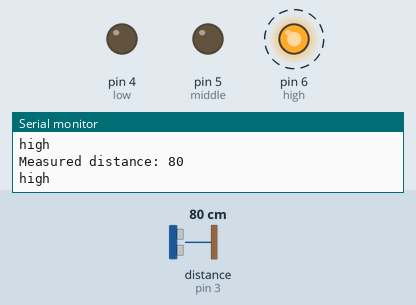
This sketch was run on a simulated Arduino Uno, built with avr-gcc and run on an emulated ATmega328P. Parts: output pins drawn as LEDs (lit = HIGH), the last lines printed to the serial monitor. Dashed ring = blinking. The test bench sets the inputs (shaded band); at power-on: distance to the obstacle (sensor on pin 3) 80 cm.

Above: at 1.28 s.
1.3 s: distance to the obstacle (sensor on pin 3) set to 73 cm
4.3 s: distance to the obstacle (sensor on pin 3) set to 66 cm
At 4.57 s:
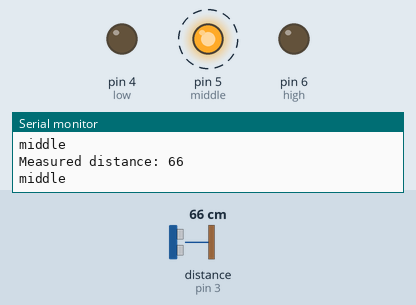
7.3 s: distance to the obstacle (sensor on pin 3) set to 58 cm
10.3 s: distance to the obstacle (sensor on pin 3) set to 53 cm
At 10.5 s:
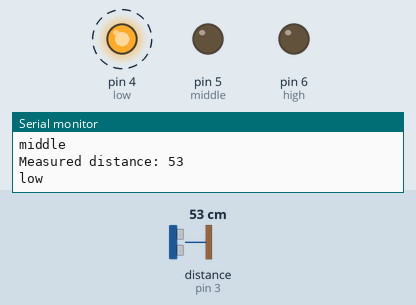
13.3 s: distance to the obstacle (sensor on pin 3) set to 39 cm
At 13.56 s:
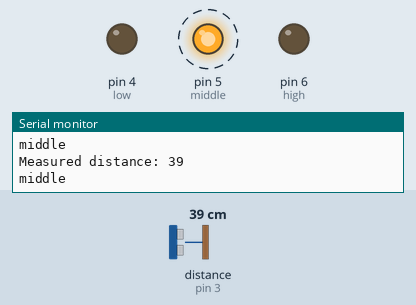
16.3 s: distance to the obstacle (sensor on pin 3) set to 18 cm
At 16.61 s:
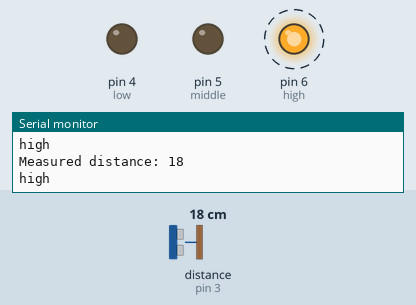
Timing chart, 0 to 20.3 s (numbered marks = the images above; inputs shaded):
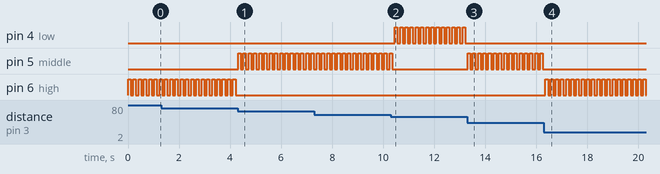

Measured:
- the behaviour switches between 70 and 69 cm on distance to the obstacle (sensor on pin 3) (found by bisection; images 0 and 1)
- the behaviour switches between 56 and 55 cm on distance to the obstacle (sensor on pin 3) (found by bisection; images 1 and 2)
- the behaviour switches between 45 and 44 cm on distance to the obstacle (sensor on pin 3) (found by bisection; images 2 and 3)
- after the input at 4.3 s, pin 5 (middle): alternates HIGH for 0.10 s and LOW for 0.10 s, starting at once; pin 6 (high): stops changing and stays LOW
- after the input at 10.3 s, pin 4 (low): alternates HIGH for 0.10 s and LOW for 0.10 s, starting after 0.16 s; pin 5 (middle): goes on until 10.4 s, then stays LOW
- after the input at 13.3 s, pin 4 (low): stops changing and stays LOW; pin 5 (middle): alternates HIGH for 0.10 s and LOW for 0.10 s, starting at once
- after the input at 16.3 s, pin 5 (middle): stops changing and stays LOW; pin 6 (high): alternates HIGH for 0.10 s and LOW for 0.10 s, starting after 0.06 s
- by itself, pin 6 (high): alternates HIGH for 0.10 s and LOW for 0.11 s

The sketch:

mayachki1-3.ino
```cpp
#include "Ultrasonic.h"
#include <Wire.h>

Ultrasonic ultrasonic(2, 3); // Создаем объект класса Ultrasonic
float dist_cm = 0;
int distit_cm = 0;

#define low 4
#define middle 5
#define high 6

void setup() {
  Serial.begin(9600); // Начинаем последовательное соединение
  Wire.begin(2);      // Устанавливаем адрес I2C для ведомой платы
  Wire.onRequest(requestEvent); // Регистрация обработчика запросов

  pinMode(low, OUTPUT);
  pinMode(middle, OUTPUT);
  pinMode(high, OUTPUT);
  digitalWrite(middle, LOW);
  digitalWrite(high, LOW);
}

void loop() {
  dist_cm = ultrasonic.Ranging(CM); // Получаем расстояние
  distit_cm = (int)dist_cm;          // Приведение расстояния к целому числу
  Serial.print("Measured distance: ");
  Serial.println(distit_cm);

  // Обработка состояния для вывода на светодиоды
  Carrr(dist_cm);

  delay(100); // ожидание перед следующим измерением
}

void Carrr(float dist_cm) {
  if (dist_cm >= 45 && dist_cm <= 55) {
    Serial.println("low");
    digitalWrite(low, HIGH);
    delay(100);
    digitalWrite(low, LOW);
  } else if ((dist_cm >= 30 && dist_cm < 45) || (dist_cm >= 55 && dist_cm < 70)) {
    Serial.println("middle");
    digitalWrite(middle, HIGH);
    delay(100);
    digitalWrite(middle, LOW);
  } else if ((dist_cm >= 10 && dist_cm < 30) || (dist_cm >= 70 && dist_cm < 90)) {
    Serial.println("high");
    digitalWrite(high, HIGH);
    delay(100);
    digitalWrite(high, LOW);
  } else {
    digitalWrite(low, LOW);
    digitalWrite(middle, LOW);
    digitalWrite(high, LOW);
  }
}

void requestEvent() {
  Wire.write(distit_cm); // Передаем целое число
}
```
